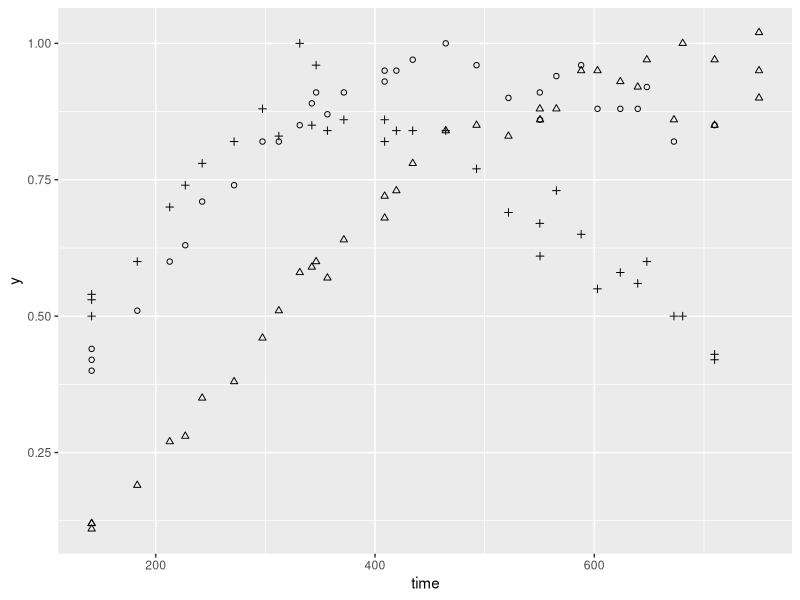
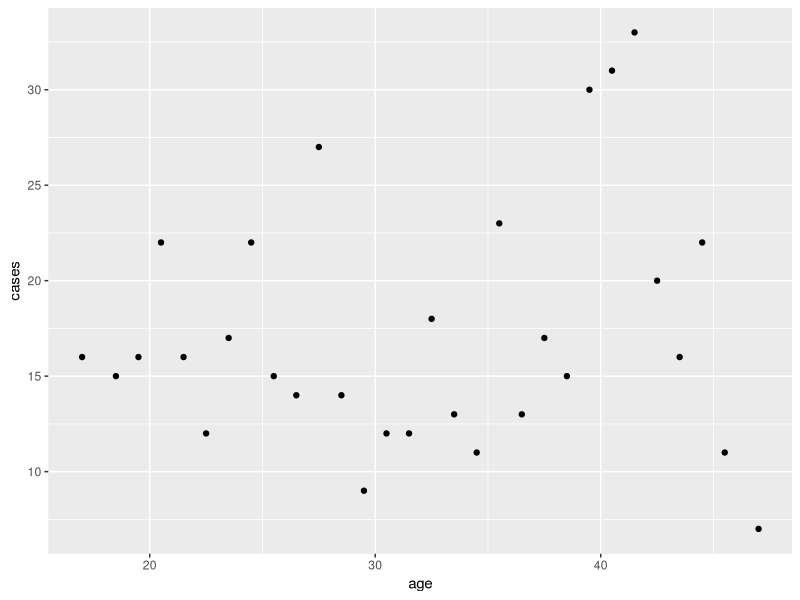
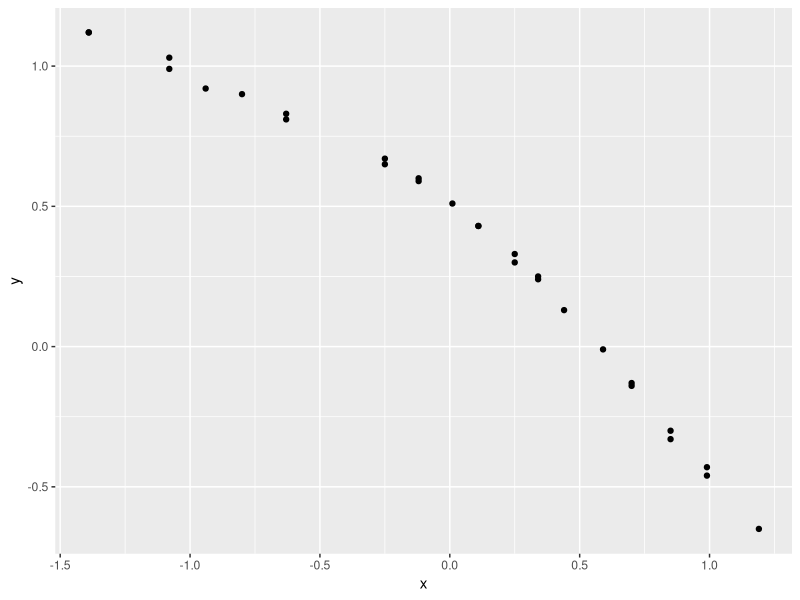
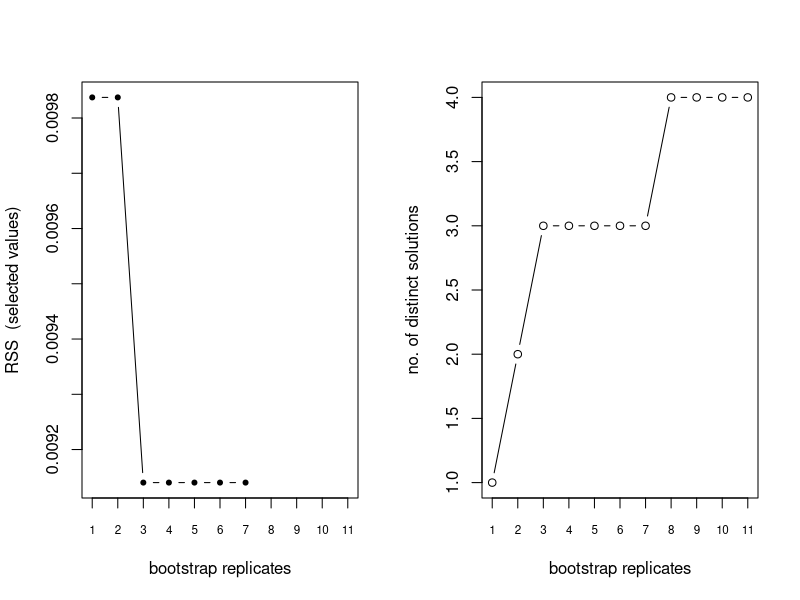
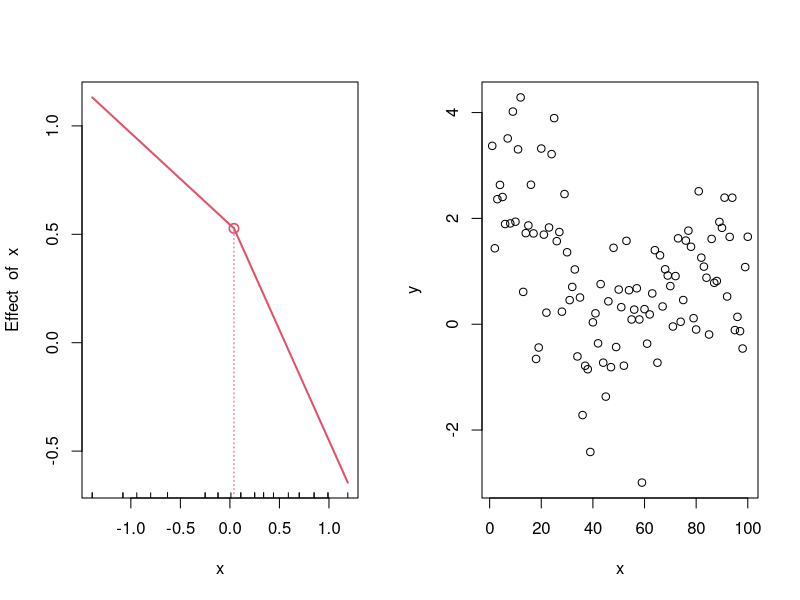
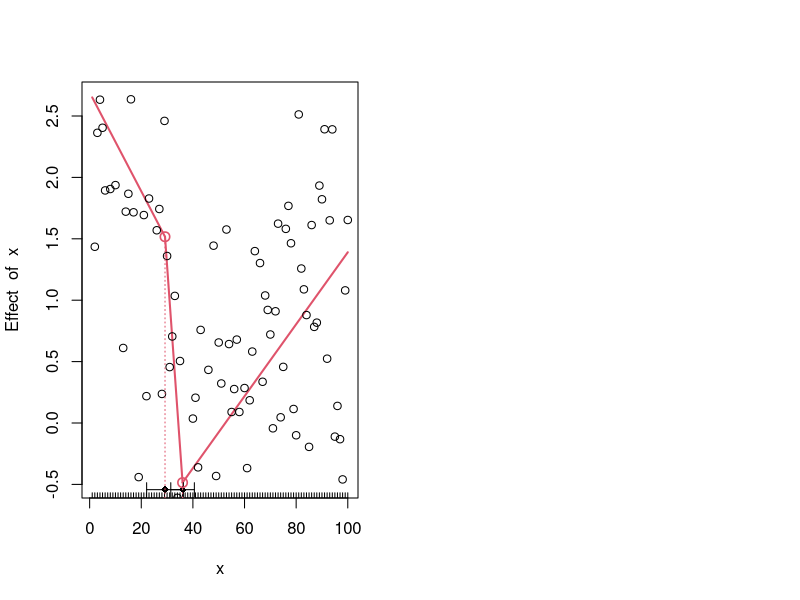

The R script that drew these images, in order:
install.packages("segmented")
library(segmented)
library(ggplot2)

# PLant has breakpoints but in seperate groups
data(plant)
ggplot(plant, aes(x=time, y=y)) + geom_point(shape=plant$group)

# Down doesn't seem to have a breakpoint
data(down)
ggplot(down, aes(x=age, y=cases)) + geom_point()

# Stagnant has some basic breakpoint data
data(stagnant)
ggplot(stagnant, aes(x=x, y=y)) + geom_point()

out.lm <-lm(y~x, data=stagnant)
o <- segmented(out.lm)

draw.history(o, "x")
plot.segmented(o)
points(o)

# Simulate
set.seed(42)  # I always use 42; no fiddling
df = data.frame(
  x = 1:100,
  y = c(rnorm(30, 2), rnorm(40, 0), rnorm(30, 1))
)

# Plot it
plot(df)

fit_lm = lm(y ~ 1 + x, data = df)  # intercept-only model
fit_segmented = segmented(fit_lm, seg.Z = ~x, npsi = 2)  # Two change points along x

summary(fit_segmented)

plot(fit_segmented)
points(df)
lines.segmented(fit_segmented)
points.segmented(fit_segmented)
